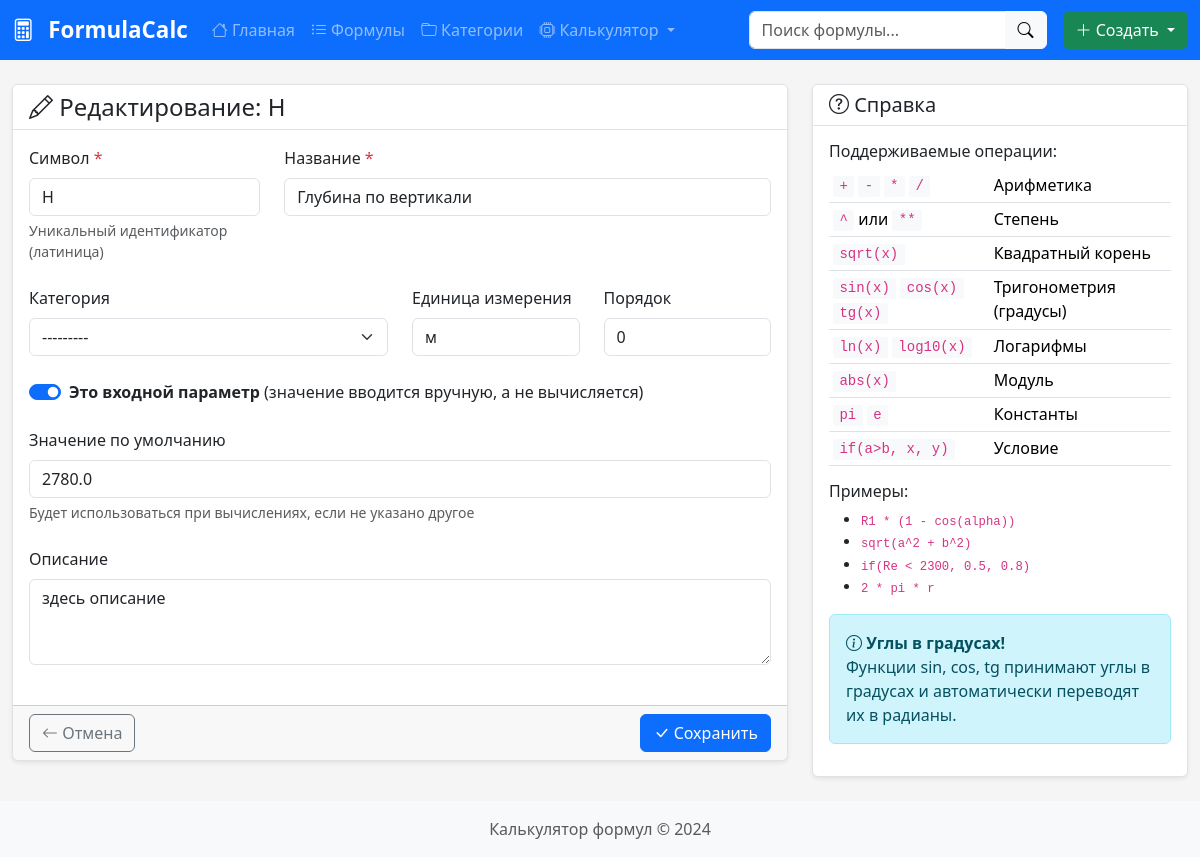
/formulas/1/edit/, run on the app's committed database.
### formulas/models.py (models this page shows, shortened)
class Formula(models.Model):
    symbol = models.CharField(
        'Символ',
        max_length=50,
        unique=True,
        validators=[symbol_validator],
        help_text='Уникальный идентификатор (например: K, Re, alpha1)'
    )
    name = models.CharField(
        'Название',
        max_length=200,
        help_text='Понятное название формулы'
    )
    expression = models.TextField(
        'Выражение',
        blank=True,  # Разрешаем пустое значение
        default='',  # Значение по умолчанию
        help_text='Математическое выражение (например: R1 * (1 - cos(alpha)))'
    )
    unit = models.CharField(
        'Единица измерения',
        max_length=50,
        blank=True,
        help_text='Единица измерения результата (например: м, кг, Вт)'
    )
    description = models.TextField(
        'Описание',
        blank=True,
        help_text='Подробное описание формулы'
    )
    category = models.ForeignKey(
        Category,
        on_delete=models.SET_NULL,
        null=True,
        blank=True,
        related_name='formulas',
        verbose_name='Категория'
    )
    order = models.PositiveIntegerField(
        'Порядок',
        default=0
    )
    is_input = models.BooleanField(
        'Входной параметр',
        default=False,
        help_text='Если отмечено - это входное значение, а не вычисляемая формула'
    )
    default_value = models.FloatField(
        'Значение по умолчанию',
        null=True,
        blank=True
    )
    created_at = models.DateTimeField(auto_now_add=True)
    updated_at = models.DateTimeField(auto_now=True)
    class Meta:
        verbose_name = 'Формула'
        verbose_name_plural = 'Формулы'
        ordering = ['category', 'order', 'symbol']

### formulas/views.py (the view, shortened to what this page needs)
# urls.py: path('<int:pk>/edit/', views.FormulaUpdateView.as_view(), name='formula_edit'),
class FormulaUpdateView(UpdateView):
    model = Formula
    form_class = FormulaForm
    template_name = 'formulas/formula_form.html'

### formulas/models.py (called while the page is built)
    def __str__(self):
        if self.parent:
            return f"{self.parent.name} → {self.name}"
        return self.name

### templates/formulas/formula_form.html (shortened to what this page needs)
{% extends 'base.html' %}
{% load static %}
{% block content %}
<div class="row">
    <div class="col-lg-8">
        <div class="card">
            <div class="card-header">
                <h4 class="mb-0">
                    {% if form.instance.pk %}
                    <i class="bi bi-pencil"></i> Редактирование: {{ form.instance.symbol }}
                    {% else %}
                    <i class="bi bi-plus-circle"></i> Новая формула
                    {% endif %}
                </h4>
            </div>
            <form method="POST" id="formula-form">
                <div class="card-body">
                    <div class="row mb-4">
                        <div class="col-md-4">
                            <label class="form-label">Символ <span class="text-danger">*</span></label>
                            {{ form.symbol }}
                            <div class="form-text">Уникальный идентификатор (латиница)</div>
                        </div>
                        <div class="col-md-8">
                            <label class="form-label">Название <span class="text-danger">*</span></label>
                            {{ form.name }}
                        </div>
                    </div>
                    <div class="row mb-4">
                        <div class="col-md-6">
                            <label class="form-label">Категория</label>
                            {{ form.category }}
                        </div>
                        <div class="col-md-3">
                            <label class="form-label">Единица измерения</label>
                            {{ form.unit }}
                        </div>
                        <div class="col-md-3">
                            <label class="form-label">Порядок</label>
                            {{ form.order }}
                        </div>
                    </div>
                    <div class="mb-4">
                        <div class="form-check form-switch">
                            {{ form.is_input }}
                            <label class="form-check-label" for="{{ form.is_input.id_for_label }}">
                                <strong>Это входной параметр</strong> (значение вводится вручную, а не вычисляется)
                            </label>
                        </div>
                    </div>
                    <div class="mb-4" id="default-value-section">
                        <label class="form-label">Значение по умолчанию</label>
                        {{ form.default_value }}
                        <div class="form-text">Будет использоваться при вычислениях, если не указано другое</div>
                    </div>
                    <div class="mb-4">
                        <label class="form-label">Описание</label>
                        {{ form.description }}
                    </div>
                </div>
                <div class="card-footer d-flex justify-content-between">
                    <a href="{% url 'formulas:formula_list' %}" class="btn btn-outline-secondary">
                        <i class="bi bi-arrow-left"></i> Отмена
                    </a>
                    <button type="submit" class="btn btn-primary">
                        <i class="bi bi-check-lg"></i> Сохранить
                    </button>
                </div>
            </form>
        </div>
    </div>
    <div class="col-lg-4">
        <div class="card">
            <div class="card-header">
                <h5 class="mb-0"><i class="bi bi-question-circle"></i> Справка</h5>
            </div>
            <div class="card-body">
                <h6>Поддерживаемые операции:</h6>
                <table class="table table-sm">
                    <tr><td><code>+</code> <code>-</code> <code>*</code> <code>/</code></td><td>Арифметика</td></tr>
                    <tr><td><code>^</code> или <code>**</code></td><td>Степень</td></tr>
                    <tr><td><code>sqrt(x)</code></td><td>Квадратный корень</td></tr>
                    <tr><td><code>sin(x)</code> <code>cos(x)</code> <code>tg(x)</code></td><td>Тригонометрия (градусы)</td></tr>
                    <tr><td><code>ln(x)</code> <code>log10(x)</code></td><td>Логарифмы</td></tr>
                    <tr><td><code>abs(x)</code></td><td>Модуль</td></tr>
                    <tr><td><code>pi</code> <code>e</code></td><td>Константы</td></tr>
                    <tr><td><code>if(a>b, x, y)</code></td><td>Условие</td></tr>
                </table>
                <h6 class="mt-3">Примеры:</h6>
                <ul class="small">
                    <li><code>R1 * (1 - cos(alpha))</code></li>
                    <li><code>sqrt(a^2 + b^2)</code></li>
                    <li><code>if(Re < 2300, 0.5, 0.8)</code></li>
                    <li><code>2 * pi * r</code></li>
                </ul>
                <div class="alert alert-info mt-3">
                    <i class="bi bi-info-circle"></i>
                    <strong>Углы в градусах!</strong><br>
                    Функции sin, cos, tg принимают углы в градусах и автоматически переводят их в радианы.
                </div>
            </div>
        </div>
    </div>
</div>
{% endblock %}

### static/css/style.css (style rules this page uses)
:root { --primary-color: #0d6efd; --success-color: #198754; --warning-color: #ffc107; --danger-color: #dc3545; --light-bg: #f8f9fa; --border-color: #dee2e6; }
body { min-height: 100vh; display: flex; flex-direction: column; background-color: #f5f5f5; }
.card { box-shadow: 0 0.125rem 0.25rem rgba(0, 0, 0, 0.075); border: 1px solid var(--border-color); }
.card-header { background-color: white; border-bottom: 1px solid var(--border-color); font-weight: 500; }
.table code { background-color: var(--light-bg); padding: 0.15rem 0.4rem; border-radius: 0.2rem; }
input[type=number] { -moz-appearance: textfield; }

### data on the page
Formula: instance.symbol "H", symbol "H", name "Глубина по вертикали", category "---------", unit "м", order "0", is_input "☑", default_value "2780.0", description "здесь описание"
